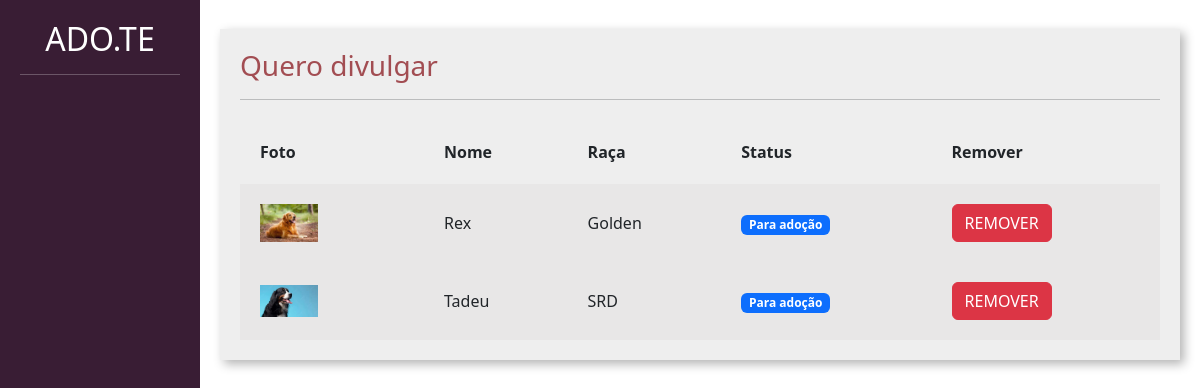
Screenshot of /divulgar/seus_pets/ (signed in) with the database file from the repository.
### divulgar/models.py (models this page shows, shortened)
class Pet(models.Model):
    choices_status = (('P', 'Para adoção'),
                      ('A', 'Adotado'))
    usuario = models.ForeignKey(User, on_delete=models.DO_NOTHING)
    foto = models.ImageField(upload_to="fotos_pets")
    nome = models.CharField(max_length=100)
    descricao = models.TextField()
    estado = models.CharField(max_length=50)
    cidade = models.CharField(max_length=50)
    telefone = models.CharField(max_length=50)
    tags = models.ManyToManyField(Tag)
    raca = models.ForeignKey(Raca, on_delete=models.DO_NOTHING)
    status = models.CharField(max_length=1, choices=choices_status, default='P')

class Raca(models.Model):
    raca = models.CharField(max_length=50)
    def __str__(self):
        return self.raca

### divulgar/views.py (the view)
# urls.py: path('seus_pets/', views.seus_pets, name="seus_pets"),
@login_required
def seus_pets(request):
    if request.method == "GET":
        pets = Pet.objects.filter(usuario=request.user)
        return render(request, 'seus_pets.html', {'pets': pets})

### divulgar/templates/seus_pets.html (shortened to what this page needs)
{% load static %}
<!doctype html>
<html lang="pt-BR">
    <head>
    <link href="https://cdn.jsdelivr.net/npm/bootstrap@5.3.0-alpha1/dist/css/bootstrap.min.css" rel="stylesheet">
    <link href="{% static 'usuarios/css/cadastro.css' %}" rel="stylesheet">
    <link href="{% static 'divulgar/css/novo_pet.css' %}" rel="stylesheet">
    <link href="{% static 'divulgar/css/seus_pet.css' %}" rel="stylesheet">
    </head>
    <body>
        <div class="container-fluid">
            <div class="row">
                <div class="col-md-2 bg-side sidebar">
                    <h2>ADO.TE</h2>
                    <hr>
                </div>
                <div class="col-md">
                    <div class="wrapper">
                        <div class="box width80">
                            <h3 class="font-vinho">Quero divulgar</h3>
                            <hr>
                             <table class="tabela" cellpadding="20">
                                <tr>
                                    <th>Foto</th>
                                    <th>Nome</th>
                                    <th>Raça</th>
                                    <th>Status</th>
                                    <th>Remover</th>
                                </tr>
                                {% for pet in pets%}
                                    <tr class="tabela-linha">
                                        <td width="20%">
                                            <img width="40%" src="{{pet.foto.url}}">
                                        </td>
                                        <td>
                                            {{pet.nome}}
                                        </td>
                                        <td>
                                            {{pet.raca}}
                                        </td>
                                        <td>
                                            {% if pet.status == "P" %}
                                                <span class="badge text-bg-primary">Para adoção</span>
                                            {% elif pet.status == "A" %}
                                                <span class="badge text-bg-success">Adotado</span>
                                            {% endif%}
                                        </td>
                                        <td>
                                            <a href="{% url 'remover_pet' pet.id %}" class="btn btn-danger">REMOVER</a>
                                        </td>
                                    </tr>
                                {% endfor %}
                            </table>
                        </div>
                    </div>
                </div>
            </div>
        </div>
    </body>
</html>

### templates/static/usuarios/css/cadastro.css (style rules this page uses)
.bg-side { background-color: #391D34; color: white; height: 100vh; }

### templates/static/divulgar/css/novo_pet.css (style rules this page uses)
.sidebar { text-align: center; padding: 20px; }
.wrapper { margin-top: 3%; display: flex; flex-direction: row; justify-content: center; align-items: center; }
.box { padding:20px; width: 50vw; background: rgb(238, 238, 238); box-shadow: 4px 4px 10px rgba(0,0,0,.3); }
.font-vinho { color: #A24D52; }

### templates/static/divulgar/css/seus_pet.css (style rules this page uses)
.width80 { width: 80vw; }
.tabela { width: 100%; margin-top: 20px; }
.tabela-linha { background-color: #e8e7e7; }

### rows the page displays
Pet: foto (picture), nome "Rex", raca "Golden", status "Para adoção"
Pet: foto (picture), nome "Tadeu", raca "SRD", status "Para adoção"
